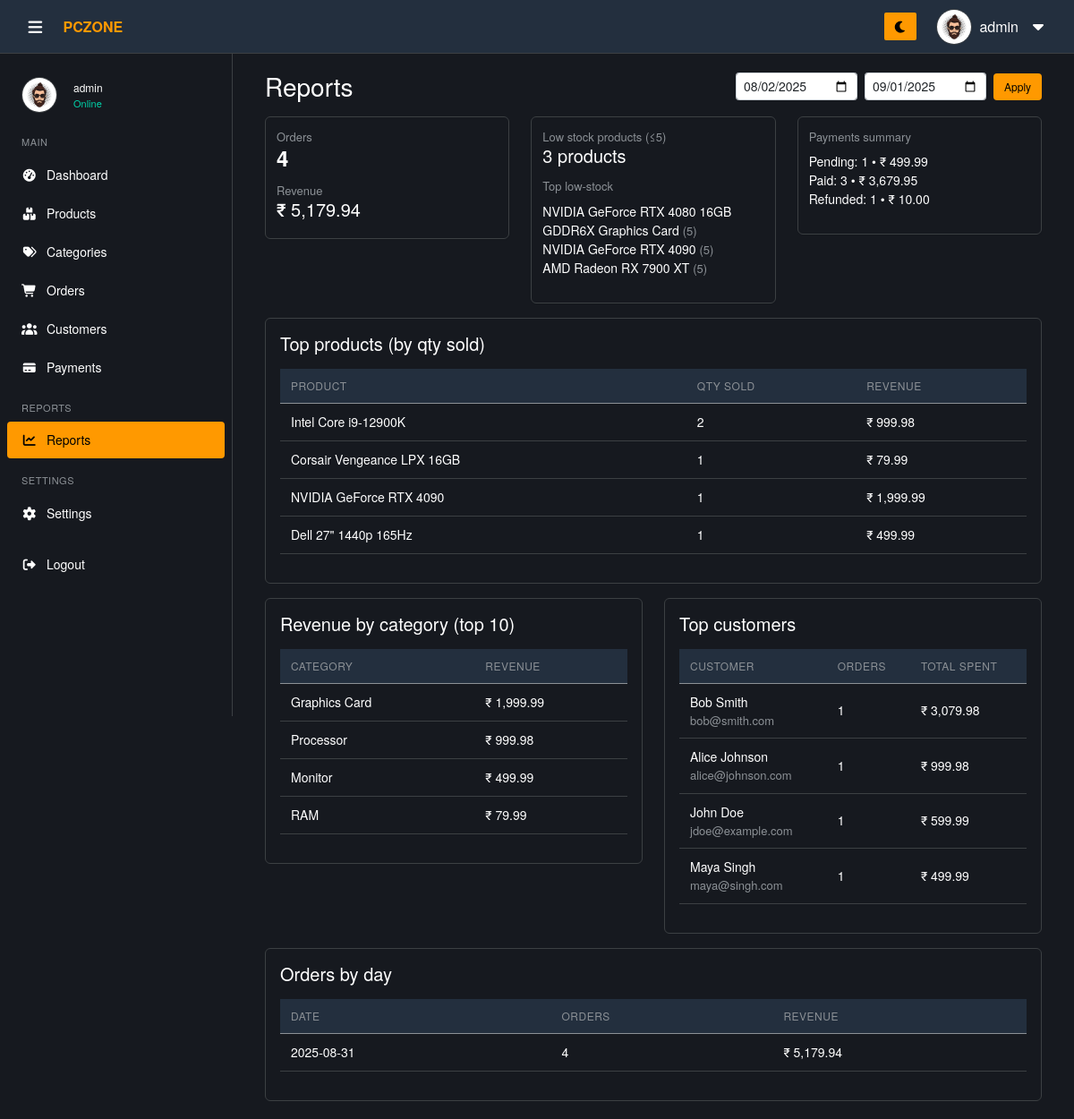
Page /admin/pages/reports.php (signed in) on the committed database.
### tables this page shows
CREATE TABLE IF NOT EXISTS products (
    product_id  INT AUTO_INCREMENT PRIMARY KEY,
    product_name VARCHAR(250) NOT NULL,
    sku VARCHAR(50) UNIQUE,
    slug VARCHAR(250) UNIQUE,
    description TEXT,
    price DECIMAL(10, 2) NOT NULL,
    discount DECIMAL(6,2) DEFAULT 0,
    stock INT DEFAULT 0,
    weight DECIMAL(6,2),
    rating FLOAT DEFAULT 0,
    brand_id INT,
    category_id INT,
    is_featured BOOLEAN DEFAULT 0,
    is_active BOOLEAN DEFAULT 1,
    created_at TIMESTAMP DEFAULT CURRENT_TIMESTAMP,
    updated_at TIMESTAMP DEFAULT CURRENT_TIMESTAMP ON UPDATE CURRENT_TIMESTAMP,
    FOREIGN KEY (category_id) REFERENCES categories(category_id) ON DELETE CASCADE,
    FOREIGN KEY (brand_id)     REFERENCES brands(brand_id)     ON DELETE CASCADE
);

CREATE TABLE IF NOT EXISTS categories (
    category_id INT AUTO_INCREMENT PRIMARY KEY,
    category_name VARCHAR(100) NOT NULL UNIQUE,
    parent_id INT DEFAULT NULL,
    icon_image VARCHAR(255) DEFAULT NULL,    
    level INT DEFAULT 0,
    slug VARCHAR(250) UNIQUE,
    status ENUM('active','inactive') NOT NULL DEFAULT 'active',
    sort_order INT DEFAULT 9999,
    created_at TIMESTAMP DEFAULT CURRENT_TIMESTAMP,
    updated_at TIMESTAMP DEFAULT CURRENT_TIMESTAMP ON UPDATE CURRENT_TIMESTAMP,
    FOREIGN KEY (parent_id) REFERENCES categories(category_id) ON DELETE SET NULL
);

CREATE TABLE IF NOT EXISTS customers (
    customer_id INT AUTO_INCREMENT PRIMARY KEY,
    first_name VARCHAR(100) NOT NULL,
    last_name VARCHAR(100) NOT NULL,
    email VARCHAR(150) NOT NULL UNIQUE,
    phone VARCHAR(20),
    password VARCHAR(255) NOT NULL,
    date_of_birth DATE DEFAULT NULL,
    gender ENUM('Male','Female','Other') DEFAULT NULL,
    profile_image VARCHAR(255) DEFAULT NULL,
    newsletter_subscribed BOOLEAN DEFAULT FALSE,
    status ENUM('active','inactive','banned') DEFAULT 'active',
    last_login DATETIME DEFAULT NULL,
    created_at DATETIME DEFAULT CURRENT_TIMESTAMP,
    updated_at DATETIME DEFAULT CURRENT_TIMESTAMP ON UPDATE CURRENT_TIMESTAMP
);

### admin/pages/reports.php (the view, shortened to what this page needs)
<?php
require_once '../includes/db_connect.php';
function h($s)
{
  return htmlspecialchars((string)$s, ENT_QUOTES, 'UTF-8');
}
$from = $_GET['from'] ?? date('Y-m-d', strtotime('-30 days'));
$to = $_GET['to'] ?? date('Y-m-d');
$from_dt = $from . ' 00:00:00';
$to_dt = $to . ' 23:59:59';
$stmt = mysqli_prepare($conn, "SELECT COUNT(*) AS orders_count, COALESCE(SUM(total_amount),0) AS revenue FROM orders WHERE order_date BETWEEN ? AND ?");
mysqli_stmt_bind_param($stmt, 'ss', $from_dt, $to_dt);
mysqli_stmt_execute($stmt);
$res = mysqli_stmt_get_result($stmt);
$summ = mysqli_fetch_assoc($res) ?: ['orders_count' => 0, 'revenue' => 0];
$stmt = mysqli_prepare($conn, "SELECT DATE(order_date) AS day, COUNT(*) AS orders_count, COALESCE(SUM(total_amount),0) AS revenue FROM orders WHERE order_date BETWEEN ? AND ? GROUP BY day ORDER BY day ASC");
mysqli_stmt_bind_param($stmt, 'ss', $from_dt, $to_dt);
mysqli_stmt_execute($stmt);
$res = mysqli_stmt_get_result($stmt);
$orders_by_day = mysqli_fetch_all($res, MYSQLI_ASSOC);
$stmt = mysqli_prepare($conn, "SELECT c.category_id, c.category_name, COALESCE(SUM(oi.total_price),0) AS revenue
  FROM order_items oi
  JOIN products p ON p.product_id = oi.product_id
  JOIN categories c ON c.category_id = p.category_id
  JOIN orders o ON o.order_id = oi.order_id
  WHERE o.order_date BETWEEN ? AND ?
  GROUP BY c.category_id
  ORDER BY revenue DESC
  LIMIT 10");
mysqli_stmt_bind_param($stmt, 'ss', $from_dt, $to_dt);
mysqli_stmt_execute($stmt);
$res = mysqli_stmt_get_result($stmt);
$by_category = mysqli_fetch_all($res, MYSQLI_ASSOC);
$stmt = mysqli_prepare($conn, "SELECT p.product_id, p.product_name, COALESCE(SUM(oi.quantity),0) AS qty_sold, COALESCE(SUM(oi.total_price),0) AS revenue
  FROM order_items oi
  JOIN products p ON p.product_id = oi.product_id
  JOIN orders o ON o.order_id = oi.order_id
  WHERE o.order_date BETWEEN ? AND ?
  GROUP BY p.product_id
  ORDER BY qty_sold DESC
  LIMIT 10");
mysqli_stmt_bind_param($stmt, 'ss', $from_dt, $to_dt);
mysqli_stmt_execute($stmt);
$res = mysqli_stmt_get_result($stmt);
$top_products = mysqli_fetch_all($res, MYSQLI_ASSOC);
$stmt = mysqli_prepare($conn, "SELECT payment_status, COUNT(*) AS cnt, COALESCE(SUM(amount),0) AS total_amount FROM payments p JOIN orders o ON o.order_id = p.order_id WHERE p.created_at BETWEEN ? AND ? GROUP BY payment_status");
mysqli_stmt_bind_param($stmt, 'ss', $from_dt, $to_dt);
mysqli_stmt_execute($stmt);
$res = mysqli_stmt_get_result($stmt);
$payments_summary = mysqli_fetch_all($res, MYSQLI_ASSOC);
$stmt = mysqli_prepare($conn, "SELECT c.customer_id, CONCAT(c.first_name,' ',c.last_name) AS name, c.email, COUNT(o.order_id) AS orders_count, COALESCE(SUM(o.total_amount),0) AS total_spent
  FROM orders o
  JOIN customers c ON c.customer_id = o.customer_id
  WHERE o.order_date BETWEEN ? AND ?
  GROUP BY c.customer_id
  ORDER BY total_spent DESC
  LIMIT 10");
mysqli_stmt_bind_param($stmt, 'ss', $from_dt, $to_dt);
mysqli_stmt_execute($stmt);
$res = mysqli_stmt_get_result($stmt);
$top_customers = mysqli_fetch_all($res, MYSQLI_ASSOC);
$stmt = mysqli_prepare($conn, "SELECT product_id, product_name, stock FROM products WHERE stock <= 5 ORDER BY stock ASC LIMIT 50");
mysqli_stmt_execute($stmt);
$res = mysqli_stmt_get_result($stmt);
$low_stock = mysqli_fetch_all($res, MYSQLI_ASSOC);
?>
<!doctype html>
<html lang="en">
<head>
  <link rel="stylesheet" href="../assets/vendor/bootstrap/css/bootstrap.min.css">
  <link rel="stylesheet" href="../assets/vendor/fontawesome/css/all.min.css">
  <link rel="stylesheet" href="../assets/css/style.css">
</head>
<body>
  <?php
  include '../includes/header.php';
  include '../includes/sidebar.php'; ?>
  <main class="main-content pt-5 mt-4">
    <div class="container mt-2">
      <div class="d-flex justify-content-between align-items-center mb-3">
        <h3 class="mb-0">Reports</h3>
        <form method="get" class="d-flex gap-2 align-items-center">
          <input type="date" name="from" value="<?= h($from) ?>" class="form-control form-control-sm">
          <input type="date" name="to" value="<?= h($to) ?>" class="form-control form-control-sm">
          <button class="btn btn-add">Apply</button>
        </form>
      </div>
      <div class="row gy-3">
        <div class="col-lg-4">
          <div class="card report-card">
            <div class="small-muted">Orders</div>
            <div class="h4 fw-bold"><?= (int)$summ['orders_count'] ?></div>
            <div class="small-muted mt-1">Revenue</div>
            <div class="h5">₹ <?= number_format((float)$summ['revenue'], 2) ?></div>
          </div>
        </div>
        <div class="col-lg-4">
          <div class="card report-card">
            <div class="small-muted">Low stock products (≤5)</div>
            <div class="h5"><?= count($low_stock) ?> products</div>
            <div class="small-muted mt-1">Top low-stock</div>
            <?php if (count($low_stock)): ?>
              <ul class="list-unstyled small mt-2">
                <?php foreach (array_slice($low_stock, 0, 5) as $ls): ?>
                  <li><?= h($ls['product_name']) ?> <span class="small-muted">(<?= (int)$ls['stock'] ?>)</span></li>
                <?php endforeach; ?>
              </ul>
            <?php else: ?>
              <div class="small-muted mt-2">None</div>
            <?php endif; ?>
          </div>
        </div>
        <div class="col-lg-4">
          <div class="card report-card">
            <div class="small-muted">Payments summary</div>
            <div class="mt-2">
              <?php if (count($payments_summary)): ?>
                <ul class="list-unstyled small">
                  <?php foreach ($payments_summary as $ps): ?>
                    <li><?= h($ps['payment_status']) ?>: <?= (int)$ps['cnt'] ?> • ₹ <?= number_format((float)$ps['total_amount'], 2) ?></li>
                  <?php endforeach; ?>
                </ul>
              <?php else: ?>
                <div class="small-muted">No payments</div>
              <?php endif; ?>
            </div>
          </div>
        </div>
        <div class="col-12">
          <div class="theme-card p-3">
            <h5 class="mb-3">Top products (by qty sold)</h5>
            <div class="table-responsive">
              <table class="data-table table w-100">
                <thead>
                  <tr>
                    <th>Product</th>
                    <th>Qty Sold</th>
                    <th>Revenue</th>
                  </tr>
                </thead>
                <tbody>
                  <?php if (count($top_products)): foreach ($top_products as $tp): ?>
                      <tr>
                        <td><?= h($tp['product_name']) ?></td>
                        <td><?= (int)$tp['qty_sold'] ?></td>
                        <td>₹ <?= number_format((float)$tp['revenue'], 2) ?></td>
                      </tr>
                    <?php endforeach;
                  else: ?>
                    <tr>
                      <td colspan="3" class="small-muted">No sales in range.</td>
                    </tr>
                  <?php endif; ?>
                </tbody>
              </table>
            </div>
          </div>
        </div>
        <div class="col-md-6">
          <div class="theme-card p-3">
            <h5 class="mb-3">Revenue by category (top 10)</h5>
            <div class="table-responsive">
              <table class="data-table table w-100">
                <thead>
                  <tr>
                    <th>Category</th>
                    <th>Revenue</th>
                  </tr>
                </thead>
                <tbody>
                  <?php if (count($by_category)): foreach ($by_category as $c): ?>
                      <tr>
                        <td><?= h($c['category_name']) ?></td>
                        <td>₹ <?= number_format((float)$c['revenue'], 2) ?></td>
                      </tr>
                    <?php endforeach;
                  else: ?>
                    <tr>
                      <td colspan="2" class="small-muted">No data</td>
                    </tr>
                  <?php endif; ?>
                </tbody>
              </table>
            </div>
          </div>
        </div>
        <div class="col-md-6">
          <div class="theme-card p-3">
            <h5 class="mb-3">Top customers</h5>
            <div class="table-responsive">
              <table class="data-table table w-100">
                <thead>
                  <tr>
                    <th>Customer</th>
                    <th>Orders</th>
                    <th>Total Spent</th>
                  </tr>
                </thead>
                <tbody>
                  <?php if (count($top_customers)): foreach ($top_customers as $tc): ?>
                      <tr>
                        <td><?= h($tc['name']) ?><div class="small-muted"><?= h($tc['email']) ?></div>
                        </td>
                        <td><?= (int)$tc['orders_count'] ?></td>
                        <td>₹ <?= number_format((float)$tc['total_spent'], 2) ?></td>
                      </tr>
                    <?php endforeach;
                  else: ?>
                    <tr>
                      <td colspan="3" class="small-muted">No data</td>
                    </tr>
                  <?php endif; ?>
                </tbody>
              </table>
            </div>
          </div>
        </div>
        <div class="col-12">
          <div class="theme-card p-3">
            <h5 class="mb-3">Orders by day</h5>
            <div class="table-responsive">
              <table class="data-table table w-100">
                <thead>
                  <tr>
                    <th>Date</th>
                    <th>Orders</th>
                    <th>Revenue</th>
                  </tr>
                </thead>
                <tbody>
                  <?php if (count($orders_by_day)): foreach ($orders_by_day as $d): ?>
                      <tr>
                        <td><?= h($d['day']) ?></td>
                        <td><?= (int)$d['orders_count'] ?></td>
                        <td>₹ <?= number_format((float)$d['revenue'], 2) ?></td>
                      </tr>
                    <?php endforeach;
                  else: ?>
                    <tr>
                      <td colspan="3" class="small-muted">No orders</td>
                    </tr>
                  <?php endif; ?>
                </tbody>
              </table>
            </div>
          </div>
        </div>
      </div>
    </div>
  </main>
</body>
</html>

### admin/assets/css/style.css (style rules this page uses)
* { margin: 0; padding: 0; box-sizing: border-box; }
html, body { height: 100%; }
body { font-family: "Amazon Ember", "Helvetica Neue", Roboto, Arial, sans-serif; font-size: 16px; line-height: 1.5; background-color: var(--bg-body); color: var(--text-color); }
:root { --bg-body: #16191f; --bg-header: #232f3e; --bg-sidebar: #16191f; --bg-section: #16191f; --bg-card: #16191f; --bg-dropdown: #232f3e; --bg-input: #0d1117; --text-color: #ffffff; --text-muted: #8c9196; --text-secondary: #8c9196; --border-color: #3c4043; --primary: #ff9900; --primary-hover: #ffad33; --primary-text: #000000; --hover-bg: #2a3139; --hover-light: rgba(255, 255, 255, 0.05); --hover-dark: rgba(0, 0, 0, 0.05); --table-header: #232f3e; --scroll-track: #16191f; --transition: all 0.3s ease; }
.main-content { margin-left: 260px; padding: 20px 24px; padding-top: 78px; min-height: 100vh; width: calc(100% - 260px); transition: margin-left 0.3s, width 0.3s; display: flex; flex-direction: column; align-items: stretch; box-sizing: border-box; background-color: var(--bg-body); }
.data-table, .product-table { width: 100%; border-collapse: collapse; font-size: 14px; }
.data-table th, .data-table td, .product-table th, .product-table td { padding: 10px 12px; text-align: left; border-bottom: 1px solid var(--border-color); color: var(--text-color); vertical-align: middle; }
.data-table th { background-color: var(--table-header); color: var(--text-muted); font-weight: 500; font-size: 12px; text-transform: uppercase; letter-spacing: 0.5px; }
.btn-add { background-color: var(--primary); color: var(--primary-text); padding: 6px 12px; border-radius: 4px; text-decoration: none; font-weight: 500; font-size: 12px; display: inline-flex; align-items: center; gap: 6px; border: none; cursor: pointer; }
.theme-card { background-color: var(--bg-card); border: 1px solid var(--border-color); color: var(--text-color); border-radius: 6px; box-shadow: none; }
.card { box-shadow: 0 1px 2px rgba(0, 0, 0, 0.05); }
.theme-card .table-responsive, .theme-card .table-container { background: transparent; border: none; }

### admin/pages/reports.php (style rules this page uses)
.report-card { border-radius: 6px; background: var(--bg-card); border: 1px solid var(--border-color); padding: 12px }
.small-muted { color: var(--text-muted); font-size: 13px }

### rows in the picture
products: product_name "NVIDIA GeForce RTX 4080 16GB GDDR6X Graphics Card", stock "5"
products: product_name "NVIDIA GeForce RTX 4090", stock "5", qty_sold "1", revenue "1,999.99"
products: product_name "AMD Radeon RX 7900 XT", stock "5"
products: product_name "Intel Core i9-12900K", qty_sold "2", revenue "999.98"
products: product_name "Corsair Vengeance LPX 16GB", qty_sold "1", revenue "79.99"
products: product_name "Dell 27\" 1440p 165Hz", qty_sold "1", revenue "499.99"
categories: category_name "Graphics Card", revenue "1,999.99"
categories: category_name "Processor", revenue "999.98"
categories: category_name "Monitor", revenue "499.99"
categories: category_name "RAM", revenue "79.99"
customers: name "Bob Smith", email "bob@smith.com", orders_count "1", total_spent "3,079.98"
customers: name "Alice Johnson", email "alice@johnson.com", orders_count "1", total_spent "999.98"
customers: name "John Doe", email "jdoe@example.com", orders_count "1", total_spent "599.99"
customers: name "Maya Singh", email "maya@singh.com", orders_count "1", total_spent "499.99"

### other values in the picture
$userName "admin"
$_SESSION['full_name'] "admin"
$summ['orders_count'] "4"
$summ['revenue'] "5,179.94"
count($low_stock) "3"
$ps['payment_status'] "Pending"
$ps['cnt'] "1"
$ps['total_amount'] "499.99"
$ps['payment_status'] "Paid"
$ps['cnt'] "3"
$ps['total_amount'] "3,679.95"
$ps['payment_status'] "Refunded"
$ps['total_amount'] "10.00"
$d['day'] "2025-08-31"
$d['orders_count'] "4"
